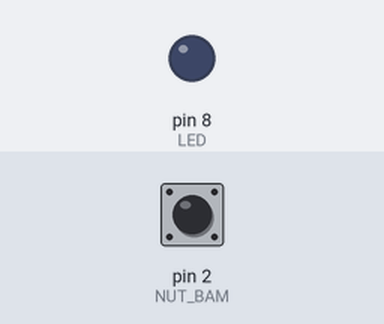
A sketch run on a simulated Arduino Uno, built with avr-gcc and run on an emulated ATmega328P. On the bench: output pins drawn as LEDs (lit = HIGH). Inputs (shaded band) come from the test bench; at power-on: pin 2 (NUT_BAM) HIGH.

Above: at 1.2 s.
1.3 s: pin 2 (NUT_BAM) pulled LOW for 0.15 s
At 1.8 s:
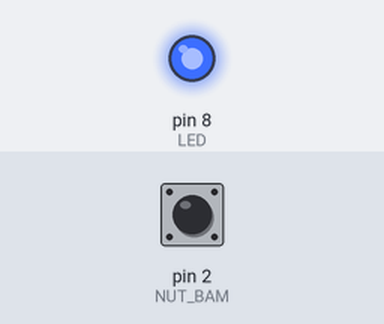
2.9 s: pin 2 (NUT_BAM) pulled LOW for 1 s
At 4.2 s:
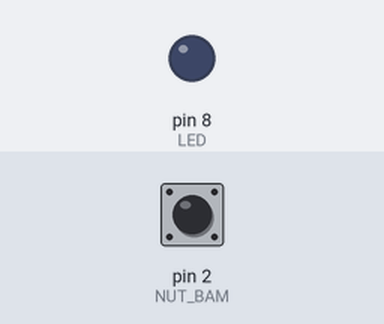
5.4 s: pin 2 (NUT_BAM) pulled LOW for 3.2 s
At 6.1 s:
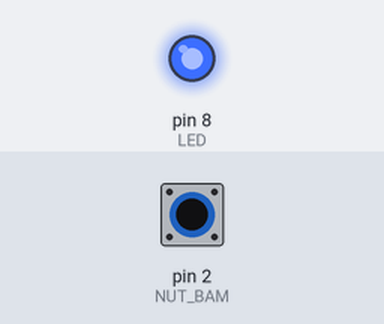
Timing chart, 0 to 8.4 s (numbered marks = the images above; inputs shaded):
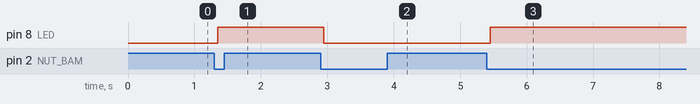

The sketch:

sketch.ino
```cpp
#include <Arduino.h>

const int NUT_BAM = 2;
const int LED = 8;

bool ledState = false;         // trạng thái hiện tại của đèn (sáng/tắt)
int trangThaiOnDinh = HIGH;    // trạng thái nút đã được xác nhận là ổn định (không nhiễu)
int docTruoc = HIGH;           // giá trị đọc được ở lần loop() trước

unsigned long thoiDiemDoiTruoc = 0;
const unsigned long THOI_GIAN_CHONG_NHIEU = 50; // ms

void setup()
{
    pinMode(NUT_BAM, INPUT_PULLUP);
    pinMode(LED, OUTPUT);
    digitalWrite(LED, LOW);
}

void loop()
{
    int docNut = digitalRead(NUT_BAM);

    // Mỗi khi tín hiệu vừa đổi (do nhiễu hoặc do nhấn thật), reset lại mốc thời gian
    if (docNut != docTruoc)
    {
        thoiDiemDoiTruoc = millis();
    }

    // Tín hiệu đã đứng yên đủ lâu (> 50ms) mới được xem là hợp lệ, không phải nhiễu
    if ((millis() - thoiDiemDoiTruoc) > THOI_GIAN_CHONG_NHIEU)
    {
        // Nếu trạng thái ổn định thực sự thay đổi so với lần xác nhận trước
        if (docNut != trangThaiOnDinh)
        {
            trangThaiOnDinh = docNut;

            // Chỉ đảo đèn tại thời điểm phát hiện NHẤN xuống (LOW),
            // không đảo khi nhả ra -> mỗi lần bấm chỉ toggle đúng 1 lần
            if (trangThaiOnDinh == LOW)
            {
                ledState = !ledState;
                digitalWrite(LED, ledState);
            }
        }
    }

    docTruoc = docNut;
}
```

Measured:
- after the input at 1.3 s, pin 8 (LED): LOW → HIGH after 0.05 s
- after the input at 2.9 s, pin 8 (LED): HIGH → LOW after 0.05 s
- after the input at 5.4 s, pin 8 (LED): LOW → HIGH after 0.05 s
